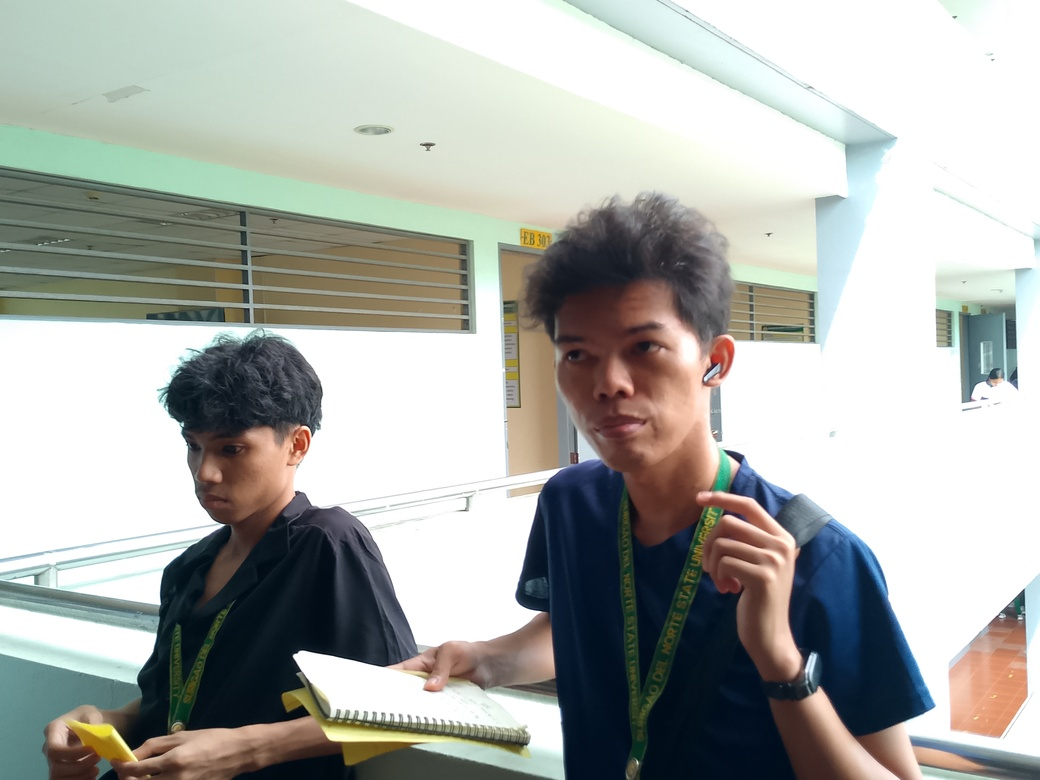
#> input picture Photos/two.jpg, 1040 x 780 px
$ python face_detect.py
#> lines starting #> are read from the running program, lines starting #| are printed output that depends on the picture; after the words box and inside, x2 and y2 are one past the last pixel; in counts of white or black regions, pixels touching at a corner belong together
# pylint:disable=no-member

import cv2 as cv

img = cv.imread("Photos/two.jpg")
#> img is the input picture: shape (780, 1040, 3); mean B, G, R 169, 173.8, 171.1
cv.imshow("Group of 2 people", img)

gray = cv.cvtColor(img, cv.COLOR_BGR2GRAY)
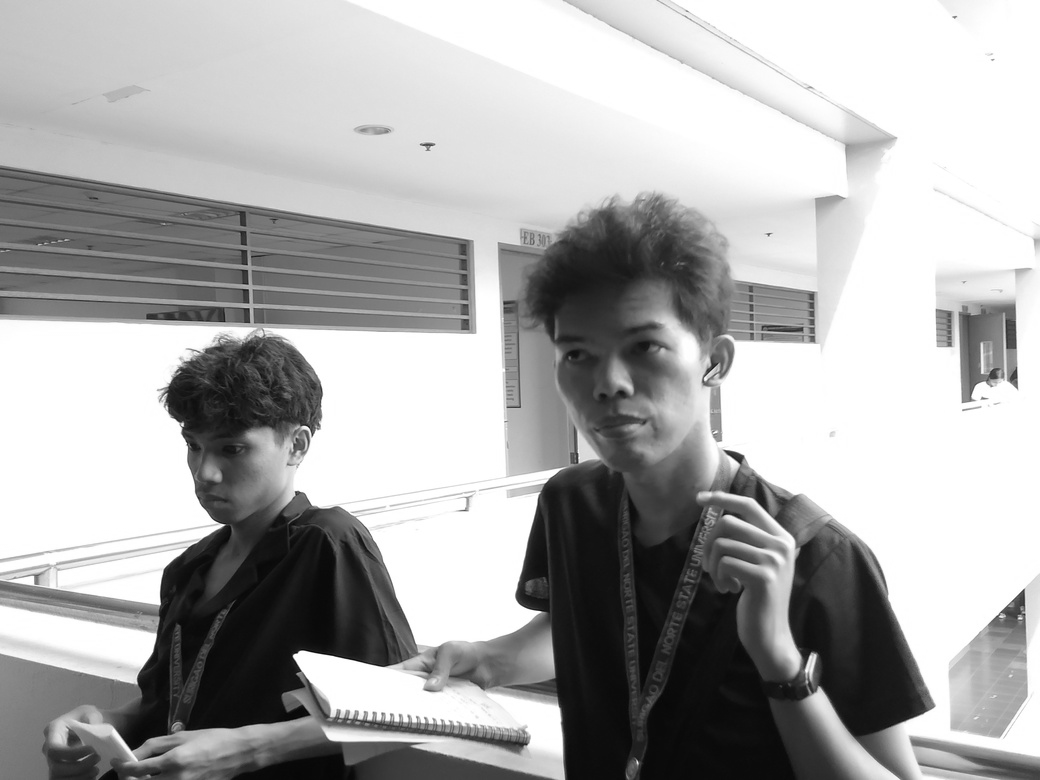
#> gray: shape (780, 1040); min 2, max 255, mean 172.5
cv.imshow("Gray People", gray)

haar_cascade = cv.CascadeClassifier("haar_face.xml")

faces_rect = haar_cascade.detectMultiScale(gray, scaleFactor=1.1, minNeighbors=1)
#> faces_rect = [[528, 289, 174, 174]]

print(f"Number of faces found = {len(faces_rect)}")
#| Number of faces found = 1

for x, y, w, h in faces_rect:
    cv.rectangle(img, (x, y), (x + w, y + h), (0, 255, 0), thickness=2)
#> this loop made 1 pass
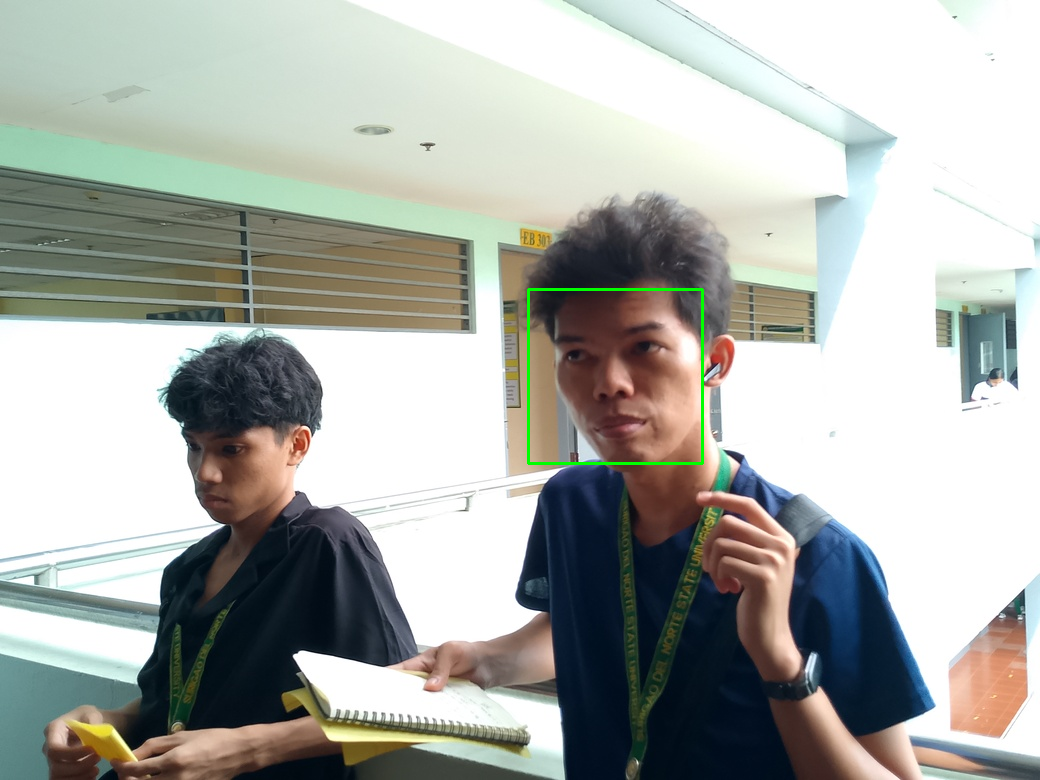
#> img: shape (780, 1040, 3); 0.26% of pixels changed, all inside (x1, y1, x2, y2) = (527, 288, 704, 465)

cv.imshow("Detected Faces", img)


cv.waitKey(0)

$ run again, with Photos/pic.jpg copied over Photos/two.jpg
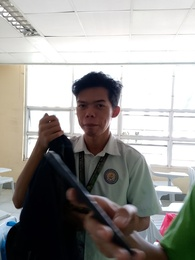
#> input picture Photos/pic.jpg, 195 x 260 px
#> img is the input picture: shape (260, 195, 3); mean B, G, R 149.5, 152.6, 154.4
#> `gray = cv.cvtColor(img, cv.COLOR_BGR2GRAY)`:
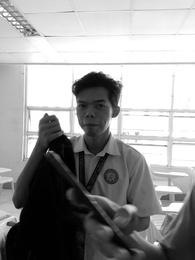
#> gray: shape (260, 195); min 0, max 255, mean 152.8
#> faces_rect = [[78, 107, 25, 25], [110, 89, 63, 63]]
#| Number of faces found = 2
#> the loop `for x, y, w, h in faces_rect:` made 2 passes
#> after the loop `for x, y, w, h in faces_rect:`:
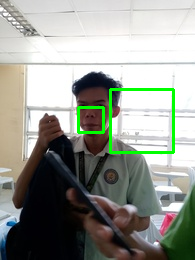
#> img: shape (260, 195, 3); 2.07% of pixels changed, all inside (x1, y1, x2, y2) = (77, 88, 175, 154)
